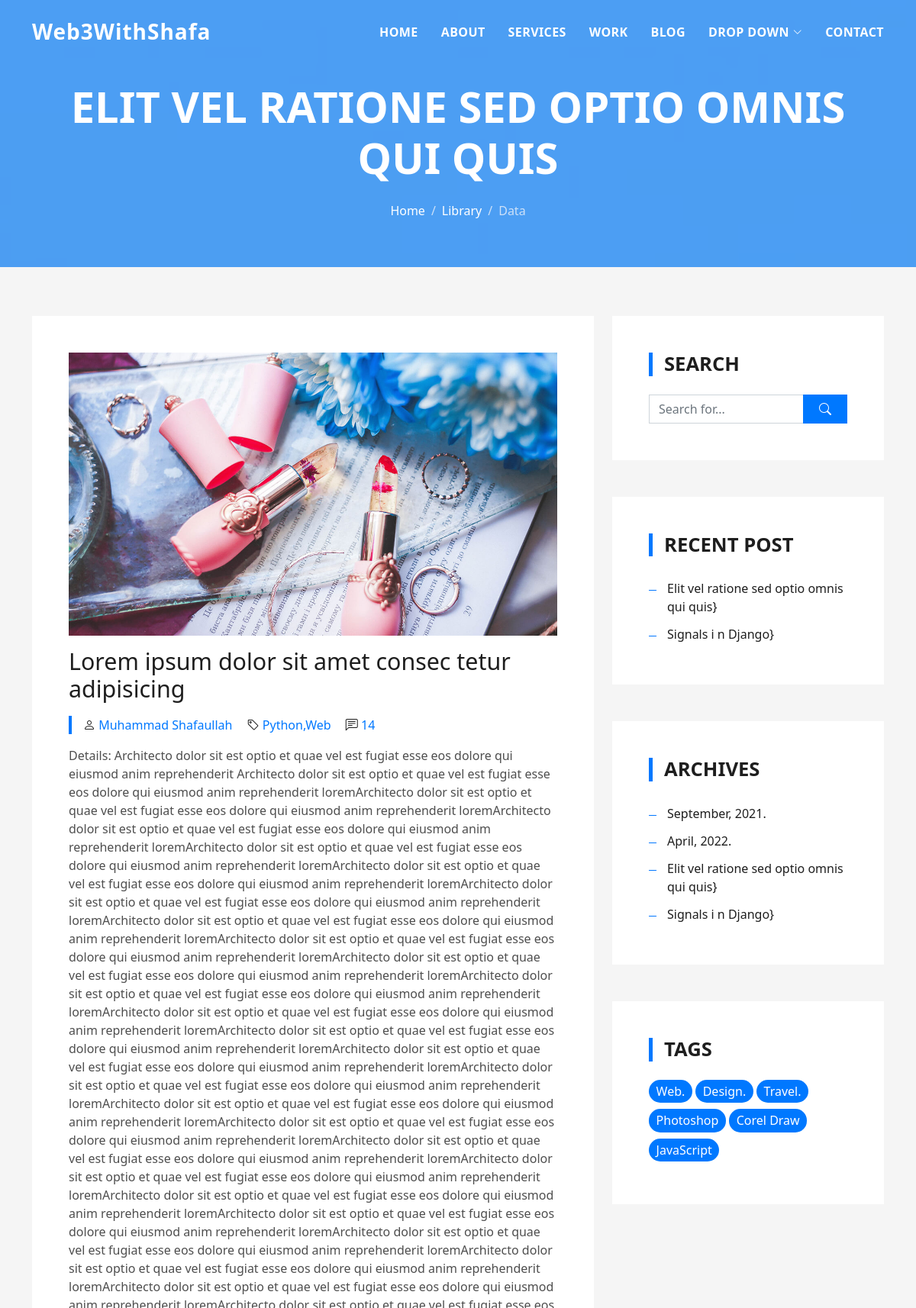
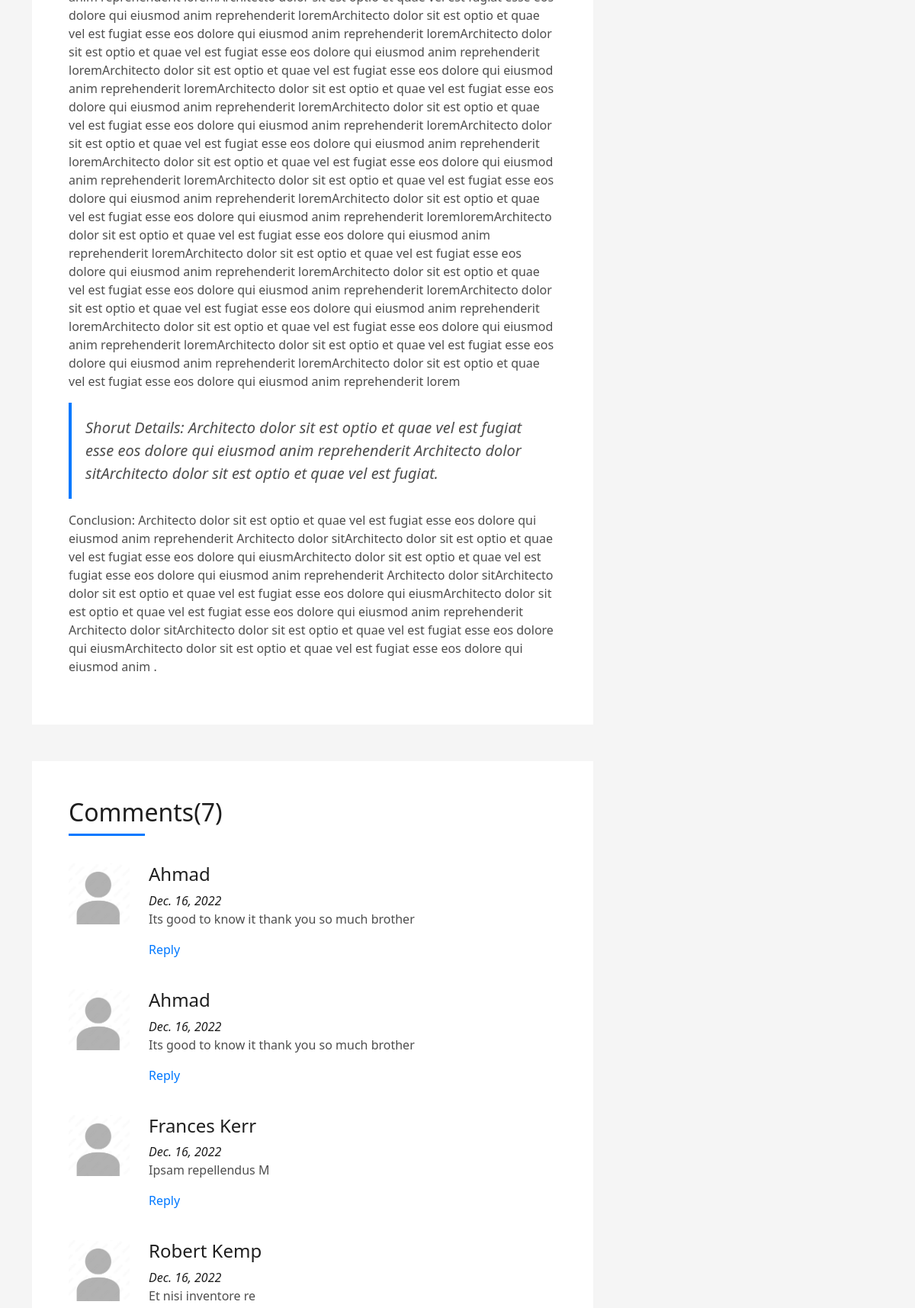
Screenshot of /blog-single/1/ (upper part) with the database file from the repository (2 pictures, top to bottom).
### my_folio/models.py (models this page shows)
class Blog_Postes(models.Model):
    Blog_name=models.CharField(max_length=100,null=True)
    Blog_cat=models.CharField(max_length=50,default="",null=True)
    Blog_date=models.DateField(null=True)
    Blog_shourtdetails=models.TextField(max_length=200,null=True)
    Blog_details=models.TextField(max_length=5000,null=True)
    Blog_conclusion=models.TextField(max_length=700,null=True)
    Blog_img1=models.ImageField(upload_to=filepath_posts,null=True, blank=True)

class Blog_comment(models.Model):
    user=models.ForeignKey(Blog_Postes,on_delete=models.CASCADE,null=True)
    comment_date=models.DateField(auto_now_add=True, blank=True)
    user_name=models.CharField(max_length=100,null=True)
    user_email=models.EmailField(null=True)
    user_site=models.CharField(max_length=200,null=True)
    user_comment=models.TextField(max_length=500,null=True)

### my_folio/views.py (the view, shortened to what this page needs)
# urls.py: path('blog-single/<int:id>/',views.Blog,name='blog'),
def Blog(request,id):
    myBlogpostes=Blog_Postes.objects.get(id=id)
    blogcomments=Blog_comment.objects.filter(user=id)
    total_comment=len(Blog_comment.objects.filter(user=id))
    blogposts=Blog_Postes.objects.all()
    return render(request,'blog-single.html',{'Blogposts':myBlogpostes,'blogcomments':blogcomments,'totalcomment':total_comment,'posts':blogposts})

### my_folio/templates/blog-single.html (shortened to what this page needs)
{% extends 'base.html' %}
{% block body %}
{% load static %}
  <div class="hero hero-single route bg-image" style="background-image: url({% static 'assets/img/overlay-bg.jpg' %})">
    <div class="overlay-mf"></div>
    <div class="hero-content display-table">
      <div class="table-cell">
        <div class="container">
          <h2 class="hero-title mb-4">{{Blogposts.Blog_name}}</h2>
          <ol class="breadcrumb d-flex justify-content-center">
            <li class="breadcrumb-item">
              <a href="#">Home</a>
            </li>
            <li class="breadcrumb-item">
              <a href="#">Library</a>
            </li>
            <li class="breadcrumb-item active">Data</li>
          </ol>
        </div>
      </div>
    </div>
  </div>
  <main id="main">
    <section class="blog-wrapper sect-pt4" id="blog">
      <div class="container">
        <div class="row">
          <div class="col-md-8">
            <div class="post-box">
              <div class="post-thumb">
                <img src="/media/{{ Blogposts.Blog_img1}}" class="img-fluid" alt="">
              </div>
              <div class="post-meta">
                <h1 class="article-title">Lorem ipsum dolor sit amet consec tetur adipisicing</h1>
                <ul>
                  <li>
                    <span class="bi bi-person"></span>
                    <a href="#">Muhammad Shafaullah</a>
                  </li>
                  <li>
                    <span class="bi bi-tag"></span>
                    <a href="#">{{Blogposts.Blog_cat}}</a>
                  </li>
                  <li>
                    <span class="bi bi-chat-left-text"></span>
                    <a href="#">14</a>
                  </li>
                </ul>
              </div>
              <div class="article-content">
                <p>
                  {{ Blogposts.Blog_details}}
                </p>
                <blockquote class="blockquote">
                  <p class="mb-0">{{ Blogposts.Blog_shourtdetails}}</p>
                </blockquote>
                <p>
                  {{ Blogposts.Blog_conclusion}}
                </p>
              </div>
            </div>
            <div class="box-comments">
                <div class="title-box-2">
                  <h4 class="title-comments title-left">Comments({{totalcomment}}) </h4>
                </div>
                <ul class="list-comments">
                  {% for comment in blogcomments %}
                  <li>
                    <div class="comment-avatar">
                      <img src="{% static 'assets/img/comment_dp.png' %}" alt="">
                    </div>
                    <div class="comment-details">
                      <h4 class="comment-author">{{comment.user_name}}</h4>
                      <span>{{comment.comment_date}}</span>
                      <p>
                        {{comment.user_comment}}
                      </p>
                      <a href="3">Reply</a>
                    </div>
                  </li>
                {% endfor %}
              </ul>
            </div>
          </div>
          <div class="col-md-4">
            <div class="widget-sidebar sidebar-search">
              <h5 class="sidebar-title">Search</h5>
              <div class="sidebar-content">
                <form>
                  <div class="input-group">
                    <input type="text" class="form-control" placeholder="Search for..." aria-label="Search for...">
                    <span class="input-group-btn">
                      <button class="btn btn-secondary btn-search" type="button">
                        <span class="bi bi-search"></span>
                      </button>
                    </span>
                  </div>
                </form>
              </div>
            </div>
            <div class="widget-sidebar">
              <h5 class="sidebar-title">Recent Post</h5>
              <div class="sidebar-content">
                <ul class="list-sidebar">
                  {% for post in posts %}
                    <li>
                      <a href="{% url 'blog' post.id %}">{{post.Blog_name}}}</a>
                    </li>
                  {% endfor %}
                </ul>
              </div>
            </div>
            <div class="widget-sidebar">
              <h5 class="sidebar-title">Archives</h5>
              <div class="sidebar-content">
                <ul class="list-sidebar">
                  <li>
                    <a href="#">September, 2021.</a>
                  </li>
                  <li>
                    <a href="#">April, 2022.</a>
                  </li>
                  {% for post in posts %}
                  <li>
                    <a href="{% url 'blog' post.id %}">{{post.Blog_name}}}</a>
                  </li>
                  {% endfor %}
                </ul>
              </div>
            </div>
            <div class="widget-sidebar widget-tags">
              <h5 class="sidebar-title">Tags</h5>
              <div class="sidebar-content">
                <ul>
                  <li>
                    <a href="#">Web.</a>
                  </li>
                  <li>
                    <a href="#">Design.</a>
                  </li>
                  <li>
                    <a href="#">Travel.</a>
                  </li>
                  <li>
                    <a href="#">Photoshop</a>
                  </li>
                  <li>
                    <a href="#">Corel Draw</a>
                  </li>
                  <li>
                    <a href="#">JavaScript</a>
                  </li>
                </ul>
              </div>
            </div>
          </div>
        </div>
      </div>
    </section>
  </main>
{% endblock body %}

### my_folio/templates/base.html (shortened to what this page needs)
<!DOCTYPE html>
<html lang="en">
<head>
    {% load static %}
    <link href="{% static 'assets/vendor/bootstrap/css/bootstrap.min.css' %}" rel="stylesheet">
    <link href="{% static 'assets/vendor/bootstrap-icons/bootstrap-icons.css' %}" rel="stylesheet">
    <link href="{% static 'assets/vendor/glightbox/css/glightbox.min.css' %}" rel="stylesheet">
    <link href="{% static 'assets/vendor/swiper/swiper-bundle.min.css' %}" rel="stylesheet">
    <link href="{% static 'assets/css/style.css' %}" rel="stylesheet">
</head>
<body>
<header id="header" class="fixed-top">
    <div class="container d-flex align-items-center justify-content-between">
      <h1 class="logo"><a href="{% url 'index' %}">Web3WithShafa</a></h1>
      <nav id="navbar" class="navbar">
        <ul>
          <li><a class="nav-link scrollto " href="{% url 'index' %}">Home</a></li>
          <li><a class="nav-link scrollto" href="{% url 'index' %}">About</a></li>
          <li><a class="nav-link scrollto" href="{% url 'index' %}">Services</a></li>
          <li><a class="nav-link scrollto " href="{% url 'index' %}">Work</a></li>
          <li><a class="nav-link scrollto " href="{% url 'index' %}">Blog</a></li>
          <li class="dropdown"><a href="#"><span>Drop Down</span> <i class="bi bi-chevron-down"></i></a>
          </li>
          <li><a class="nav-link scrollto" href="#contact">Contact</a></li>
        </ul>
      </nav>
    </div>
  </header>
{% block body %}
{% endblock body %}
</body>
</html>

### rows the page displays
Blog_Postes: Blog_name "ELIT VEL RATIONE SED OPTIO OMNIS QUI QUIS", Blog_img1 (picture), Blog_cat "Python,Web", Blog_details "Details: Architecto dolor sit est optio et quae vel est fugiat esse eos dolore qui eiusmod anim reprehenderit Architecto dolor sit est optio et quae vel est fugiat esse eos dolore qui eiusmod anim reprehenderit loremArchitecto dolor sit est optio et quae vel est fugiat esse eos dolore qui eiusmod anim reprehenderit loremArchitecto dolor sit est optio et quae vel est fugiat esse eos dolore qui eiusmod anim reprehenderit loremArchitecto dolor sit est optio et quae vel est fugiat esse eos dolore qui eiusmod anim reprehenderit loremArchitecto dolor sit est optio et quae vel est fugiat esse eos dolore qui eiusmod anim reprehenderit loremArchitecto dolor sit est optio et quae vel est fugiat esse…", Blog_shourtdetails "Shorut Details: Architecto dolor sit est optio et quae vel est fugiat esse eos dolore qui eiusmod anim reprehenderit Architecto dolor sitArchitecto dolor sit est optio et quae vel est fugiat.", Blog_conclusion "Conclusion: Architecto dolor sit est optio et quae vel est fugiat esse eos dolore qui eiusmod anim reprehenderit Architecto dolor sitArchitecto dolor sit est optio et quae vel est fugiat esse eos dolore qui eiusmArchitecto dolor sit est optio et quae vel est fugiat esse eos dolore qui eiusmod anim reprehenderit Architecto dolor sitArchitecto dolor sit est optio et quae vel est fugiat esse eos dolore qui eiusmArchitecto dolor sit est optio et quae vel est fugiat esse eos dolore qui eiusmod anim reprehenderit Architecto dolor sitArchitecto dolor sit est optio et quae vel est fugiat esse eos dolore qui eiusmArchitecto dolor sit est optio et quae vel est fugiat esse eos dolore qui eiusmod anim .", Blog_name "Elit vel ratione sed optio omnis qui quis"
Blog_comment: user_name "Ahmad", comment_date "Dec. 16, 2022", user_comment "Its good to know it thank you so much brother"
Blog_comment: user_name "Ahmad", comment_date "Dec. 16, 2022", user_comment "Its good to know it thank you so much brother"
Blog_comment: user_name "Frances Kerr", comment_date "Dec. 16, 2022", user_comment "Ipsam repellendus M"
Blog_comment: user_name "Robert Kemp", comment_date "Dec. 16, 2022", user_comment "Et nisi inventore re"
Blog_Postes: Blog_name "Signals i n Django"

### other values shown
{{ totalcomment }} "7"
